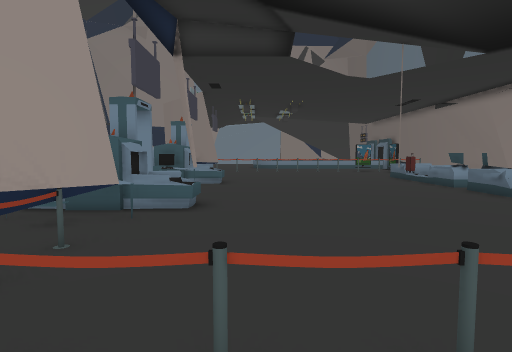
[1] (above)

15 first-person views from a walk through a Godot game level. The camera is 1.4 m above the floor, tilts 4° down and sees 80° across. The floor is counted in squares, 1 m on a side. Each view is taken from the middle of a square. On the plan, view 1 faces up. The plan holds only what a view shows up to about 14 squares ahead; the rest is blank. The place goes on beyond the plan.

[2]
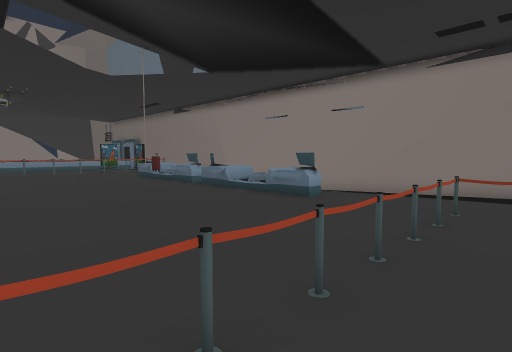

[3]
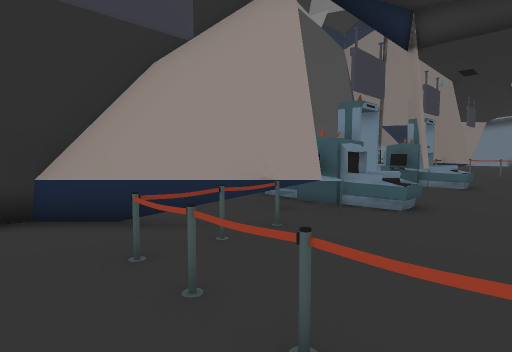

[4]
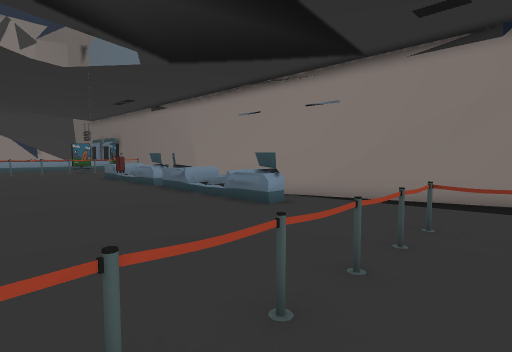

[5]
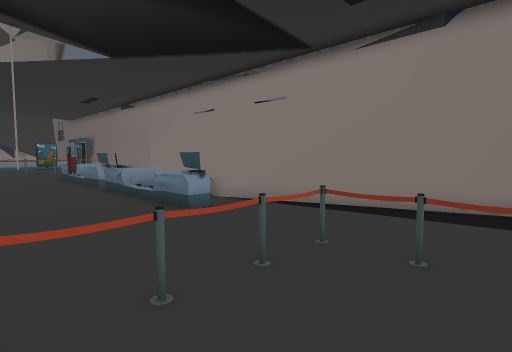

[6]
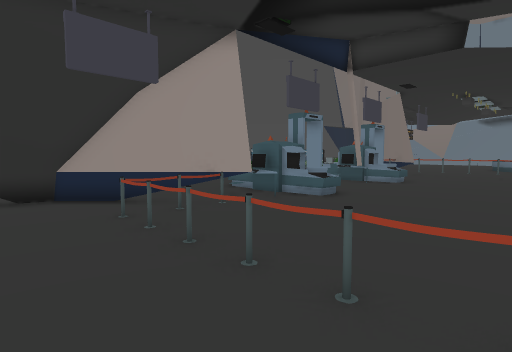

[7]
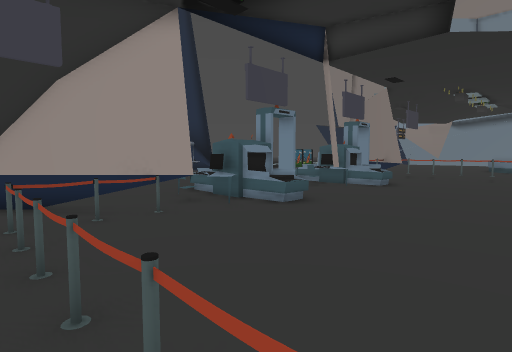

[8]
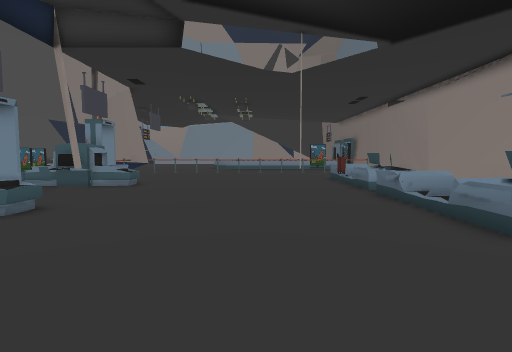

[9]
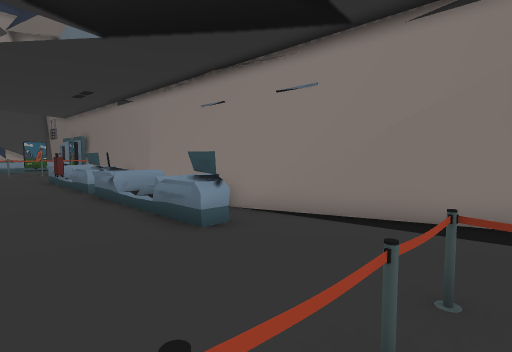

[10]
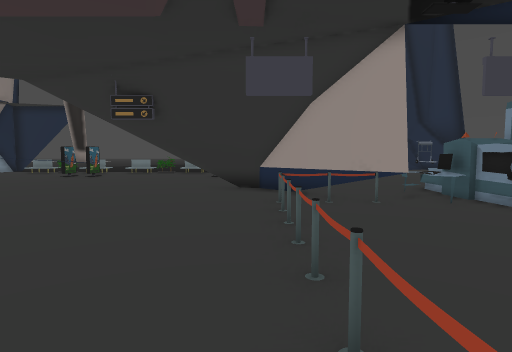

[11]
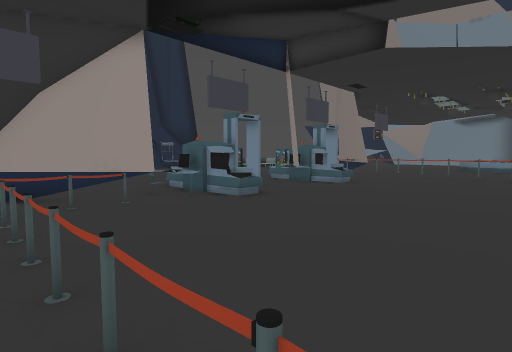

[12]
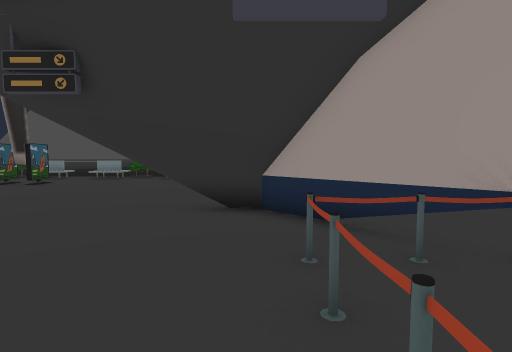

[13]
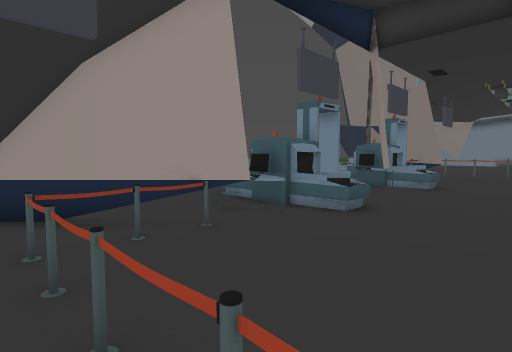

[14]
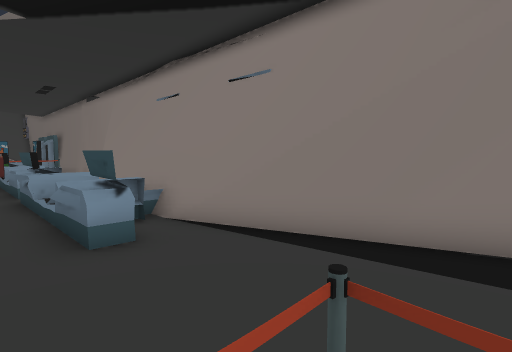

[15]
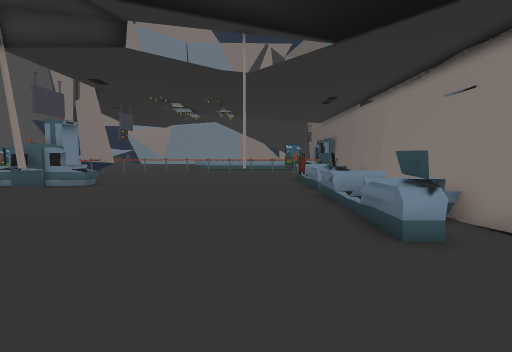

### Floor plan
Key: @ floor where view 1 was taken; # wall or solid block; x gap in a wall; . floor; = window, fence, low wall or low ledge; O other object.
Columns run from 9 left of view 1 to 12 right of it. Each row starts with its distance up from view 1.
 19                   #
 18         ......    #
 17        ..........##
 16       ##..........x ##
 15    =###=..........#=##
 14     ###..........===#
 13     ###...........###
 12      ..#.......#.##
 11      #...........=##
 10      x...........####
  9      ###..........O #
  8 ...=####..........###
  7 ....###..........=###
  6 .... #...........##.#
  5  .....#.............##
  4   ...##..............#
  3    .###..............#
  2    ##.#####=###=#=...#
  1   ##.............=....
  0  .##.....@.......#....
 -1  .##.......... .....

Positions as (right, up) in squares from view 1, and headings:
1: (0, 0), facing up
2: (0, 0), facing up-right
3: (1, 0), facing up-left
4: (2, 0), facing up-right
5: (4, -1), facing up-right
6: (4, -1), facing up-left
7: (4, 1), facing up-left
8: (4, 1), facing up
9: (5, 1), facing up-right
10: (6, 1), facing left
11: (6, 1), facing up-left
12: (1, 1), facing left
13: (2, 1), facing up-left
14: (7, 1), facing up-right
15: (6, 1), facing up
